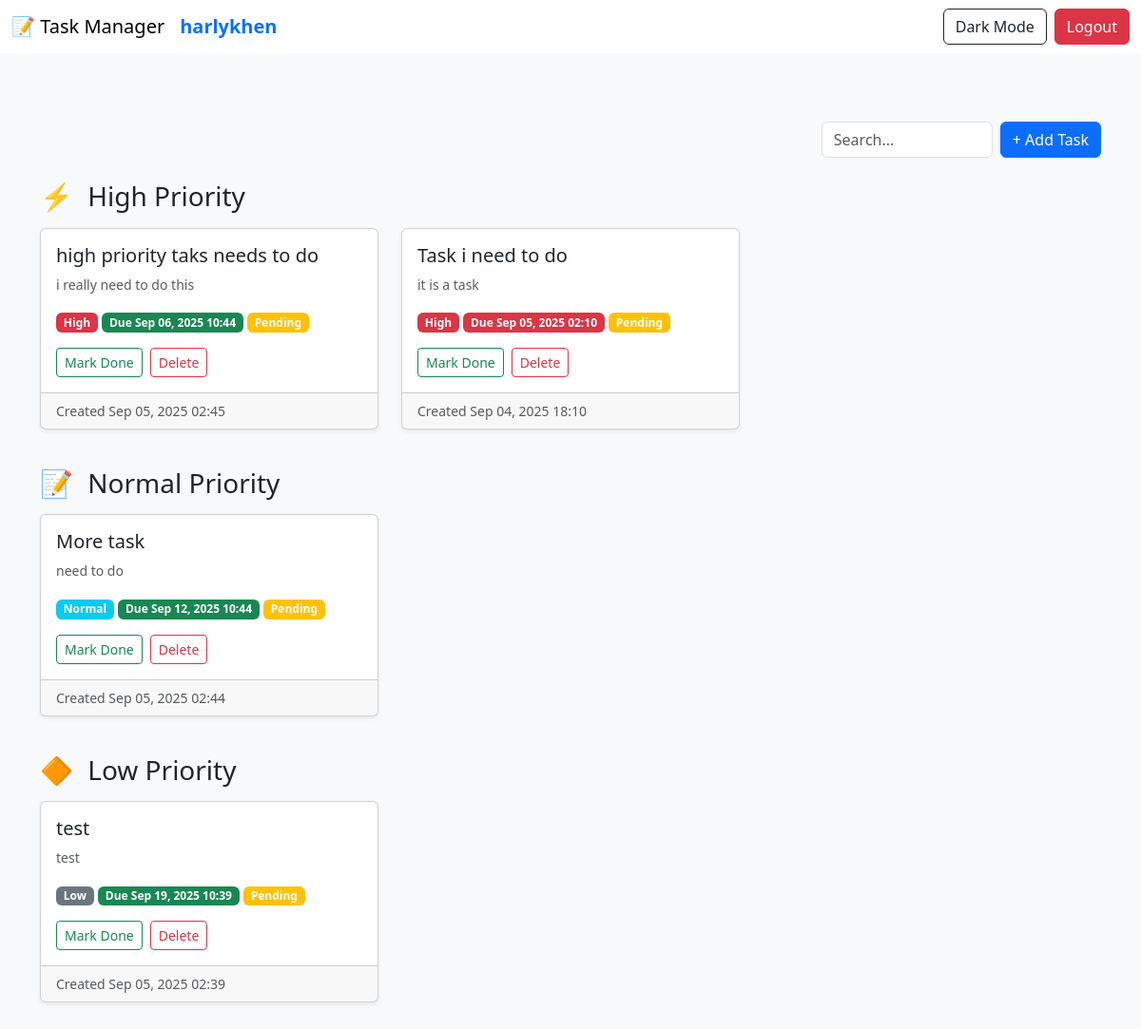
Page / (signed in) on the earlier database version.
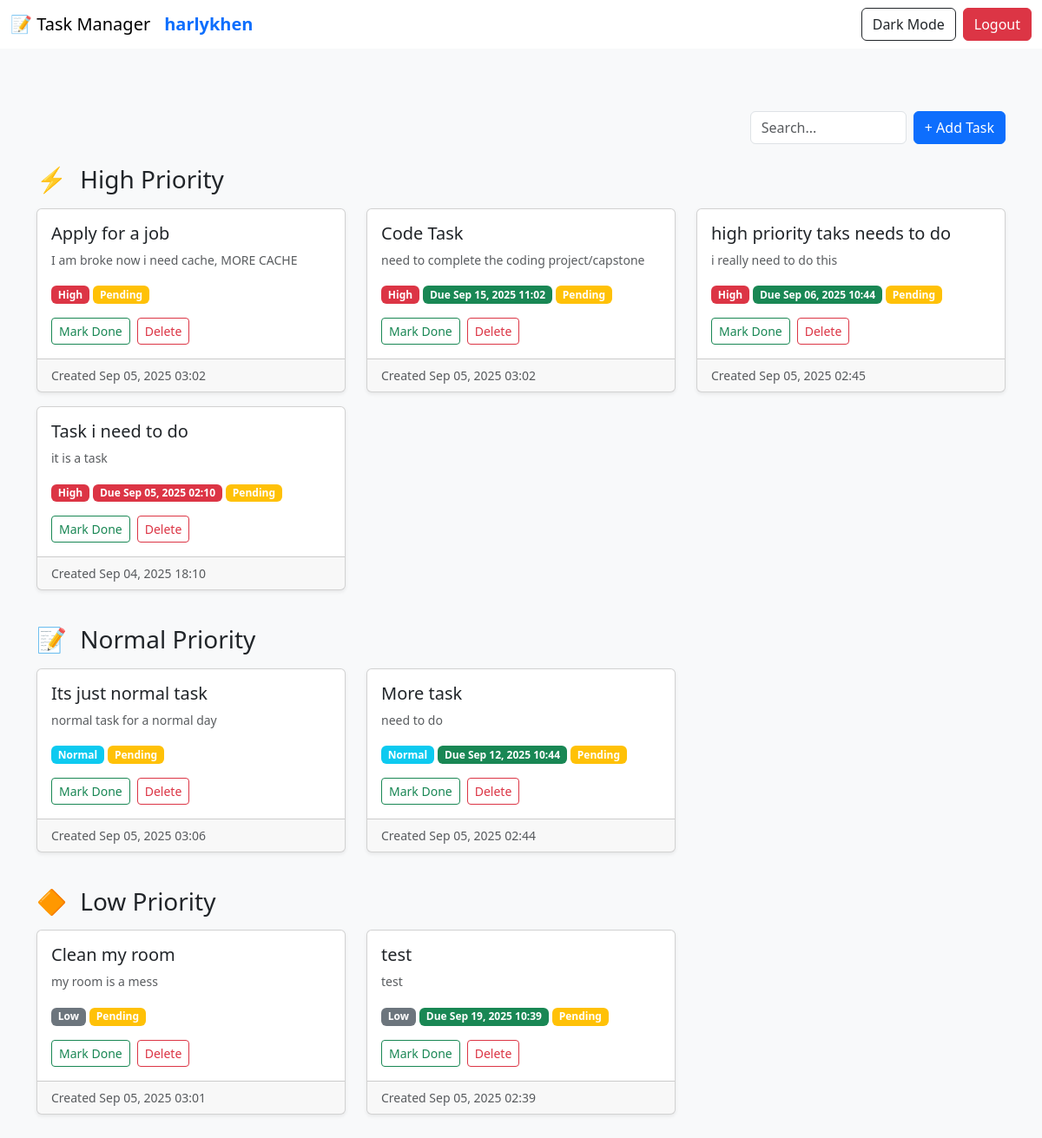
Same page on the later database version.
### app/models.py (models this page shows, shortened)
class User(db.Model):
    id = db.Column(db.Integer, primary_key=True)
    username = db.Column(db.String(80), unique=True, nullable=False)
    password_hash = db.Column(db.String(128), nullable=False)
    theme = db.Column(db.String(10), default='light')  # 'light' or 'dark'
    tasks = db.relationship('Task', backref='user', lazy=True)

class Task(db.Model):
    id = db.Column(db.Integer, primary_key=True)
    title = db.Column(db.String(200), nullable=False)
    description = db.Column(db.Text, nullable=True)
    complete = db.Column(db.Boolean, default=False)
    created_at = db.Column(db.DateTime, default=datetime.utcnow)
    deadline = db.Column(db.DateTime, nullable=True)
    priority = db.Column(db.String(20), default="Normal")
    user_id = db.Column(db.Integer, db.ForeignKey('user.id'), nullable=False)

### app/routes.py (the view)
@main.route("/")
def index():
    user = current_user()
    if not user:
        return redirect(url_for("main.login"))
    tasks = Task.query.filter_by(user_id=user.id).order_by(Task.created_at.desc()).all()
    grouped_tasks = {"High": [], "Normal": [], "Low": []}
    for task in tasks:
        grouped_tasks.get(task.priority, grouped_tasks["Normal"]).append(task)
    return render_template("index.html",
                           grouped_tasks=grouped_tasks,
                           now=datetime.utcnow(),
                           search_query=None,
                           user=user)

### app/routes.py (called while the page is built)
def current_user():
    if 'user_id' in session:
        return User.query.get(session['user_id'])
    return None

### app/templates/index.html (shortened to what this page needs)
{% extends "base.html" %}
{% block content %}
<div class="d-flex justify-content-end align-items-center mb-4">
    <div class="d-flex align-items-center">
        <input id="searchInput" class="form-control me-2" type="search" name="q" placeholder="Search..." style="width: 180px;" value="{{ search_query if search_query else '' }}" autocomplete="off">
        <button class="btn btn-primary" data-bs-toggle="modal" data-bs-target="#addTaskModal">
            + Add Task
        </button>
    </div>
</div>
<div id="tasksContainer">
{% for priority in ['High', 'Normal', 'Low'] %}
    {% set tasks = grouped_tasks[priority] %}
    {% if tasks %}
        <h3 class="mt-4 mb-3">
            {% if priority == 'High' %}
                <span class="me-2">&#9889;</span> High Priority
            {% elif priority == 'Normal' %}
                <span class="me-2">&#128221;</span> Normal Priority
            {% elif priority == 'Low' %}
                <span class="me-2">&#128310;</span> Low Priority
            {% endif %}
        </h3>
        <div class="row">
            {% for task in tasks %}
            <div class="col-md-6 col-lg-4 mb-3">
                <div class="card shadow-sm">
                    <div class="card-body">
                        <h5 class="card-title {{ 'text-decoration-line-through text-muted' if task.complete else '' }}">
                            {{ task.title }}
                        </h5>
                        {% if task.description %}
                        <p class="card-text text-muted small">{{ task.description }}</p>
                        {% endif %}
                        <span
                            class="badge bg-{{ 'danger' if task.priority=='High' else ('secondary' if task.priority=='Low' else 'info') }}">
                            {{ task.priority }}
                        </span>
                        {% if task.deadline %}
                        <span class="badge bg-{{ 'success' if task.deadline > now else 'danger' }}">
                            Due {{ task.deadline.strftime('%b %d, %Y %H:%M') }}
                        </span>
                        {% endif %}
                        <span class="badge bg-{{ 'success' if task.complete else 'warning' }}">
                            {{ 'Done' if task.complete else 'Pending' }}
                        </span>
                        <div class="mt-3 d-flex gap-2">
                            <a href="{{ url_for('main.toggle', task_id=task.id) }}" class="btn btn-sm btn-outline-success">
                                {{ 'Undo' if task.complete else 'Mark Done' }}
                            </a>
                            <a href="{{ url_for('main.delete', task_id=task.id) }}" class="btn btn-sm btn-outline-danger"
                                onclick="return confirm('Delete this task?');">
                                Delete
                            </a>
                        </div>
                    </div>
                    <div class="card-footer text-muted small">
                        Created {{ task.created_at.strftime('%b %d, %Y %H:%M') }}
                    </div>
                </div>
            </div>
            {% endfor %}
        </div>
    {% endif %}
{% endfor %}
</div>
{% endblock %}

### app/templates/base.html (shortened to what this page needs)
<!DOCTYPE html>
<html lang="en">
<head>
    <link href="https://cdn.jsdelivr.net/npm/bootstrap@5.3.3/dist/css/bootstrap.min.css" rel="stylesheet">
    <link href="{{ url_for('static', filename='style.css') }}" rel="stylesheet">
</head>
<body class="bg-light{% if user and (user.theme == 'dark' or session.get('theme') == 'dark') %} dark-mode{% endif %}">
    {% if user and request.endpoint not in ['main.login', 'main.register'] %}
    <nav class="navbar navbar-expand-lg navbar-light bg-white mb-4{% if user and (user.theme == 'dark' or session.get('theme') == 'dark') %} dark-mode{% endif %}">
        <div class="container-fluid">
            <a class="navbar-brand d-flex align-items-center" href="{{ url_for('main.index') }}">
                📝 Task Manager
                <span class="ms-3 fw-semibold text-primary">{{ user.username }}
                </span>
            </a>
            <div class="collapse navbar-collapse">
                <ul class="navbar-nav ms-auto mb-2 mb-lg-0">
                    <li class="nav-item me-2">
                        <form method="POST" action="{{ url_for('main.toggle_theme') }}">
                            <button type="submit" class="btn btn-outline-dark" title="Toggle Theme">
                                {% if user and (user.theme == 'dark' or session.get('theme') == 'dark') %}
                                    <span class="bi bi-sun"></span> Light Mode
                                {% else %}
                                     Dark Mode
                                {% endif %}
                            </button>
                        </form>
                    </li>
                    <li class="nav-item">
                        <button class="btn btn-danger" style="color: white;" data-bs-toggle="modal" data-bs-target="#logoutModal">
                            Logout
                        </button>
                    </li>
                </ul>
            </div>
        </div>
    </nav>
    {% endif %}
    <div class="container py-5">
        {% block content %}{% endblock %}
    </div>
</body>
</html>

Differences in the rows shown:
added Task: title "Apply for a job", description "I am broke now i need cache, MORE CACHE", priority "High", complete "Pending", complete "Mark Done", created_at "Sep 05, 2025 03:02"
added Task: title "Code Task", description "need to complete the coding project/capstone", priority "High", deadline "Sep 15, 2025 11:02", complete "Pending", complete "Mark Done", created_at "Sep 05, 2025 03:02"
added Task: title "Its just normal task", description "normal task for a normal day", priority "Normal", complete "Pending", complete "Mark Done", created_at "Sep 05, 2025 03:06"
added Task: title "Clean my room", description "my room is a mess", priority "Low", complete "Pending", complete "Mark Done", created_at "Sep 05, 2025 03:01"
